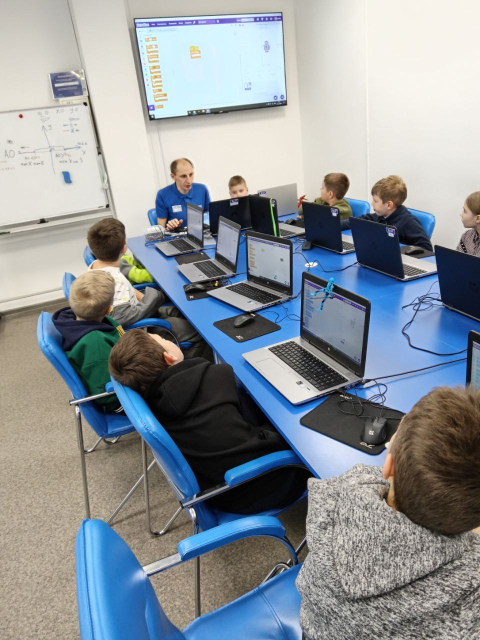
#> input picture temp_image.jpg, 960 x 1280 px, given in place of the camera (shown at 1/2 size)
$ python ApproxLine.py
#> lines starting #> are read from the running program, lines starting #| are printed output that depends on the picture; after the words box and inside, x2 and y2 are one past the last pixel; in counts of white or black regions, pixels touching at a corner belong together
import cv2
cam = cv2.VideoCapture(0)
cv2.namedWindow("frame")
def noth(n):
    pass
cv2.createTrackbar("hl","frame",0,255,noth)
cv2.createTrackbar("sl","frame",0,255,noth)
cv2.createTrackbar("vl","frame",0,255,noth)
cv2.createTrackbar("hh","frame",0,255,noth)
cv2.createTrackbar("sh","frame",0,255,noth)
cv2.createTrackbar("vh","frame",0,255,noth)
cv2.createTrackbar("square","frame",0,10000,noth)
while True:
    hl = cv2.getTrackbarPos("hl", "frame")
    sl = cv2.getTrackbarPos("sl", "frame")
    vl = cv2.getTrackbarPos("vl", "frame")
    hh = cv2.getTrackbarPos("hh", "frame")
    sh = cv2.getTrackbarPos("sh", "frame")
    vh = cv2.getTrackbarPos("vh", "frame")
    sq = cv2.getTrackbarPos("square", "frame")
    frame = cam.read()[1]
#> frame is the input picture: shape (1280, 960, 3); mean B, G, R 153.9, 148.5, 141.7
    hsv = cv2.cvtColor(frame,cv2.COLOR_BGR2HSV)
#> hsv: shape (1280, 960, 3); mean H, S, V 49.1, 61.7, 165.8
    minV = (hl,sl,vl)
    maxV = (hh,sh,vh)
    mask = cv2.inRange(hsv,minV,maxV)
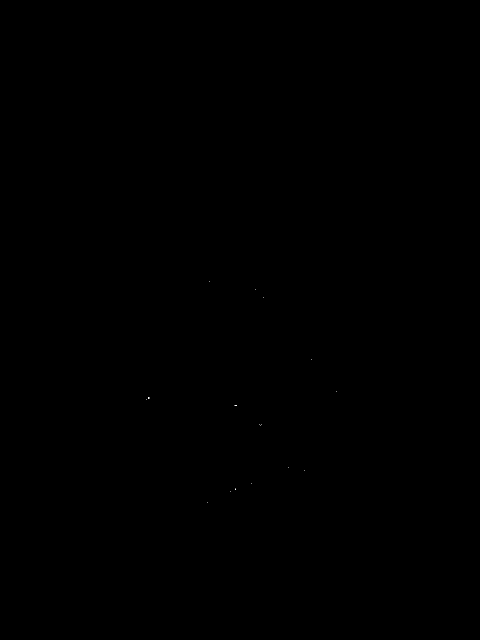
#> mask: shape (1280, 960) (shown at 1/2 size); 0% white in thin lines or dots, all inside (x1, y1, x2, y2) = (293, 562, 674, 1005)
    contours, h = cv2.findContours(mask,cv2.RETR_LIST,cv2.CHAIN_APPROX_NONE)
#> contours = 17 contours, all with area under 20; h = 17 rows, first 6: [1, -1, -1, -1], [2, 0, -1, -1], [3, 1, -1, -1], [4, 2, -1, -1], [5, 3, -1, -1], [6, 4, -1, -1]
    for contour in contours:
        epsilon = sq / 100000 * cv2.arcLength(contour, True)
        approx = cv2.approxPolyDP(contour, epsilon, True)
        cv2.drawContours(frame, [approx], -1, (255, 0, 0), 4)
#> this loop made 17 passes
#> approx on passes 1, 2, 4, 5, 6, 7, 8, 9, 11, 12, 13, 14: [[414, 1004]], [[460, 982]], [[503, 967]], [[608, 940]], [[576, 935]], [[520, 851]], [[523, 849]], [[519, 848]], [[293, 799]], [[296, 795], [296, 796], [298, 796], [298, 795]], [[673, 783]], [[622, 718]]
#> (contour, approx) on pass 3: ([[471, 977], [471, 978], [471, 979], [471, 978]], [[471, 977], [471, 979]])
#> frame: shape (1280, 960, 3); 0.02% of pixels changed, all inside (x1, y1, x2, y2) = (291, 560, 676, 1007)
    cv2.imshow("hsv",hsv)
    cv2.imshow("mask",mask)
    cv2.imshow("frame",frame)
    cv2.waitKey(1)
